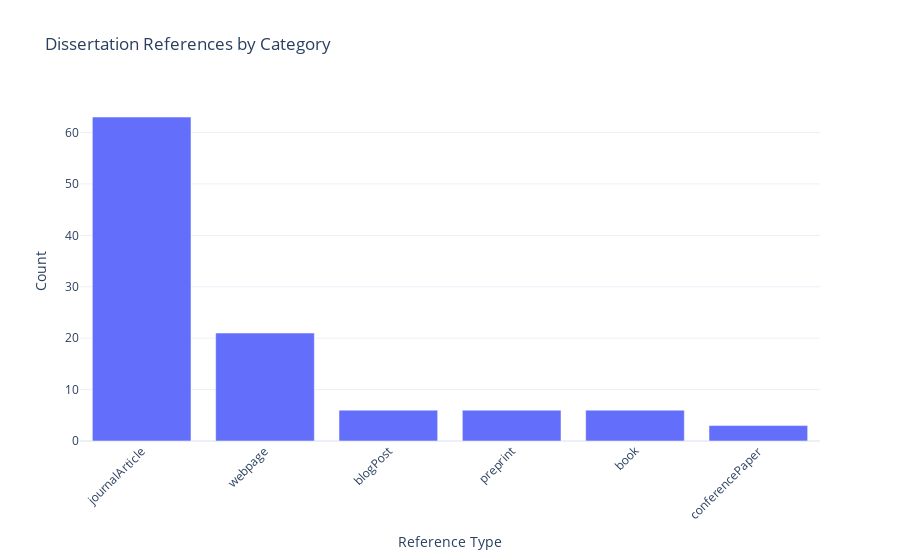

The code cell stored with this chart in its notebook:
### Code cell
if "Item Type" not in df.columns:
    raise ValueError("CSV must have an 'Item Type' column. Did you export from Zotero as CSV?")

counts = df.group_by("Item Type").count().sort("count", descending=True)

labels = counts["Item Type"].to_list()
values = counts["count"].to_list()

# ---- Step 3: Bar Chart ----
fig = px.bar(
    x=labels,
    y=values,
    labels={"x": "Reference Type", "y": "Count"},
    title="Dissertation References by Category"
)

fig.update_layout(
    xaxis_tickangle=-45,
    template="plotly_white"
)

fig.show()

### Figure 1 — Plotly figure (JSON) as saved in the notebook; plotly's stock layout.template omitted (floating-point values rounded to 4 significant figures)
{"data": [{"hovertemplate": "Reference Type=%{x}<br>Count=%{y}<extra></extra>", "legendgroup": "", "marker": {"color": "#636efa", "pattern": {"shape": ""}}, "name": "", "orientation": "v", "showlegend": false, "textposition": "auto", "type": "bar", "x": ["journalArticle", "webpage", "blogPost", "preprint", "book", "conferencePaper"], "xaxis": "x", "y": [63, 21, 6, 6, 6, 3], "yaxis": "y"}], "layout": {"barmode": "relative", "legend": {"tracegroupgap": 0}, "title": {"text": "Dissertation References by Category"}, "xaxis": {"anchor": "y", "domain": [0, 1], "tickangle": -45, "title": {"text": "Reference Type"}}, "yaxis": {"anchor": "x", "domain": [0, 1], "title": {"text": "Count"}}}}
